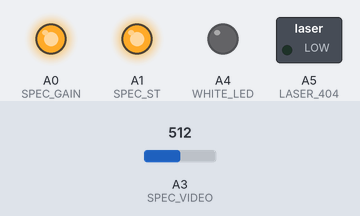
Simulated run of this sketch. Board: Arduino Uno, built with avr-gcc and run on an emulated ATmega328P. Parts: switched loads named in the sketch (green lamp = pin HIGH), output pins drawn as LEDs (lit = HIGH). The inputs (shaded band) are chosen by the test bench; at power-on: A3 (SPEC_VIDEO) = 512. Pins used as bus, display or sensor lines are not drawn; what the sketch prints to the serial monitor is not drawn.

Above: at 1.2 s.
1.3 s: A3 (SPEC_VIDEO) set to 111
2.8 s: A3 (SPEC_VIDEO) set to 90
Timing chart, 0 to 5.8 s (numbered marks = the images above; inputs shaded):
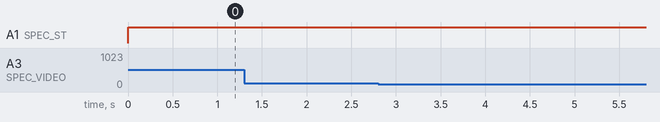

The sketch:

arduino_csv_example.ino
```cpp
// This code is a modified from the original sketch from Peter Jansen
// https://github.com/tricorderproject/arducordermini
// This code removes the external ADC and uses the internal ADC instead.
// also this code just prints the output to csv output to the terminal.

#define SPEC_GAIN        A0
//#define SPEC_EOS         NA
#define SPEC_ST          A1
#define SPEC_CLK         A2
#define SPEC_VIDEO       A3
#define WHITE_LED        A4
#define LASER_404        A5

#define SPEC_CHANNELS    256
uint16_t data[SPEC_CHANNELS];

void setup() {

  //pinMode(SPEC_EOS, INPUT);
  pinMode(SPEC_GAIN, OUTPUT);
  pinMode(SPEC_ST, OUTPUT);
  pinMode(SPEC_CLK, OUTPUT);

  pinMode(WHITE_LED, OUTPUT);
  pinMode(LASER_404, OUTPUT);
  digitalWrite(WHITE_LED, LOW);
  digitalWrite(LASER_404, LOW);


  //digitalWrite(WHITE_LED, HIGH);
  //digitalWrite(LASER_404, HIGH);

  digitalWrite(SPEC_GAIN, HIGH);
  digitalWrite(SPEC_ST, HIGH);
  digitalWrite(SPEC_CLK, HIGH);
  digitalWrite(SPEC_GAIN, HIGH); //LOW Gain
  //digitalWrite(SPEC_GAIN, LOW); //High Gain

  //Serial.begin(9600);
  Serial.begin(115200);
}

void readSpectrometer()
{
  //int delay_time = 35;     // delay per half clock (in microseconds).  This ultimately conrols the integration time.
  int delay_time = 1;     // delay per half clock (in microseconds).  This ultimately conrols the integration time.
  int idx = 0;
  int read_time = 35;      // Amount of time that the analogRead() procedure takes (in microseconds) (different micros will have different times)
  int intTime = 100;
  int accumulateMode = false;
  int i;

  // Step 1: start leading clock pulses
  for (int i = 0; i < SPEC_CHANNELS; i++) {
    digitalWrite(SPEC_CLK, LOW);
    delayMicroseconds(delay_time);
    digitalWrite(SPEC_CLK, HIGH);
    delayMicroseconds(delay_time);
  }

  // Step 2: Send start pulse to signal start of integration/light collection
  digitalWrite(SPEC_CLK, LOW);
  delayMicroseconds(delay_time);
  digitalWrite(SPEC_CLK, HIGH);
  digitalWrite(SPEC_ST, LOW);
  delayMicroseconds(delay_time);
  digitalWrite(SPEC_CLK, LOW);
  delayMicroseconds(delay_time);
  digitalWrite(SPEC_CLK, HIGH);
  digitalWrite(SPEC_ST, HIGH);
  delayMicroseconds(delay_time);

  // Step 3: Integration time -- sample for a period of time determined by the intTime parameter
  int blockTime = delay_time * 8;
  long int numIntegrationBlocks = ((long)intTime * (long)1000) / (long)blockTime;
  for (int i = 0; i < numIntegrationBlocks; i++) {
    // Four clocks per pixel
    // First block of 2 clocks -- measurement
    digitalWrite(SPEC_CLK, LOW);
    delayMicroseconds(delay_time);
    digitalWrite(SPEC_CLK, HIGH);
    delayMicroseconds(delay_time);
    digitalWrite(SPEC_CLK, LOW);
    delayMicroseconds(delay_time);
    digitalWrite(SPEC_CLK, HIGH);
    delayMicroseconds(delay_time);

    digitalWrite(SPEC_CLK, LOW);
    delayMicroseconds(delay_time);
    digitalWrite(SPEC_CLK, HIGH);
    delayMicroseconds(delay_time);
    digitalWrite(SPEC_CLK, LOW);
    delayMicroseconds(delay_time);
    digitalWrite(SPEC_CLK, HIGH);
    delayMicroseconds(delay_time);
  }


  // Step 4: Send start pulse to signal end of integration/light collection
  digitalWrite(SPEC_CLK, LOW);
  delayMicroseconds(delay_time);
  digitalWrite(SPEC_CLK, HIGH);
  digitalWrite(SPEC_ST, LOW);
  delayMicroseconds(delay_time);
  digitalWrite(SPEC_CLK, LOW);
  delayMicroseconds(delay_time);
  digitalWrite(SPEC_CLK, HIGH);
  digitalWrite(SPEC_ST, HIGH);
  delayMicroseconds(delay_time);

  // Step 5: Read Data 2 (this is the actual read, since the spectrometer has now sampled data)
  idx = 0;
  for (int i = 0; i < SPEC_CHANNELS; i++) {
    // Four clocks per pixel
    // First block of 2 clocks -- measurement
    digitalWrite(SPEC_CLK, LOW);
    delayMicroseconds(delay_time);
    digitalWrite(SPEC_CLK, HIGH);
    delayMicroseconds(delay_time);
    digitalWrite(SPEC_CLK, LOW);

    // Analog value is valid on low transition
    if (accumulateMode == false) {
      data[idx] = analogRead(SPEC_VIDEO);
    } else {
      data[idx] += analogRead(SPEC_VIDEO);
    }
    idx += 1;
    if (delay_time > read_time) delayMicroseconds(delay_time - read_time);   // Read takes about 135uSec

    digitalWrite(SPEC_CLK, HIGH);
    delayMicroseconds(delay_time);

    // Second block of 2 clocks -- idle
    digitalWrite(SPEC_CLK, LOW);
    delayMicroseconds(delay_time);
    digitalWrite(SPEC_CLK, HIGH);
    delayMicroseconds(delay_time);
    digitalWrite(SPEC_CLK, LOW);
    delayMicroseconds(delay_time);
    digitalWrite(SPEC_CLK, HIGH);
    delayMicroseconds(delay_time);
  }

  // Step 6: trailing clock pulses
  for (int i = 0; i < SPEC_CHANNELS; i++) {
    digitalWrite(SPEC_CLK, LOW);
    delayMicroseconds(delay_time);
    digitalWrite(SPEC_CLK, HIGH);
    delayMicroseconds(delay_time);
  }
}

void print_data()
{
  for (int i = 0; i < SPEC_CHANNELS; i++)
  {
    Serial.print(data[i]);
    Serial.print(',');
  }
  Serial.print("\n");
}

void loop()
{
//  digitalWrite(LASER_404, HIGH);
//  readSpectrometer();
//  digitalWrite(LASER_404, LOW);
//  print_data();
//  delay(10);

//  digitalWrite(WHITE_LED, HIGH);
//  readSpectrometer();
//  digitalWrite(WHITE_LED, LOW);
//  print_data();
//  delay(10);

  readSpectrometer();
  print_data();
  delay(10);
}
```
